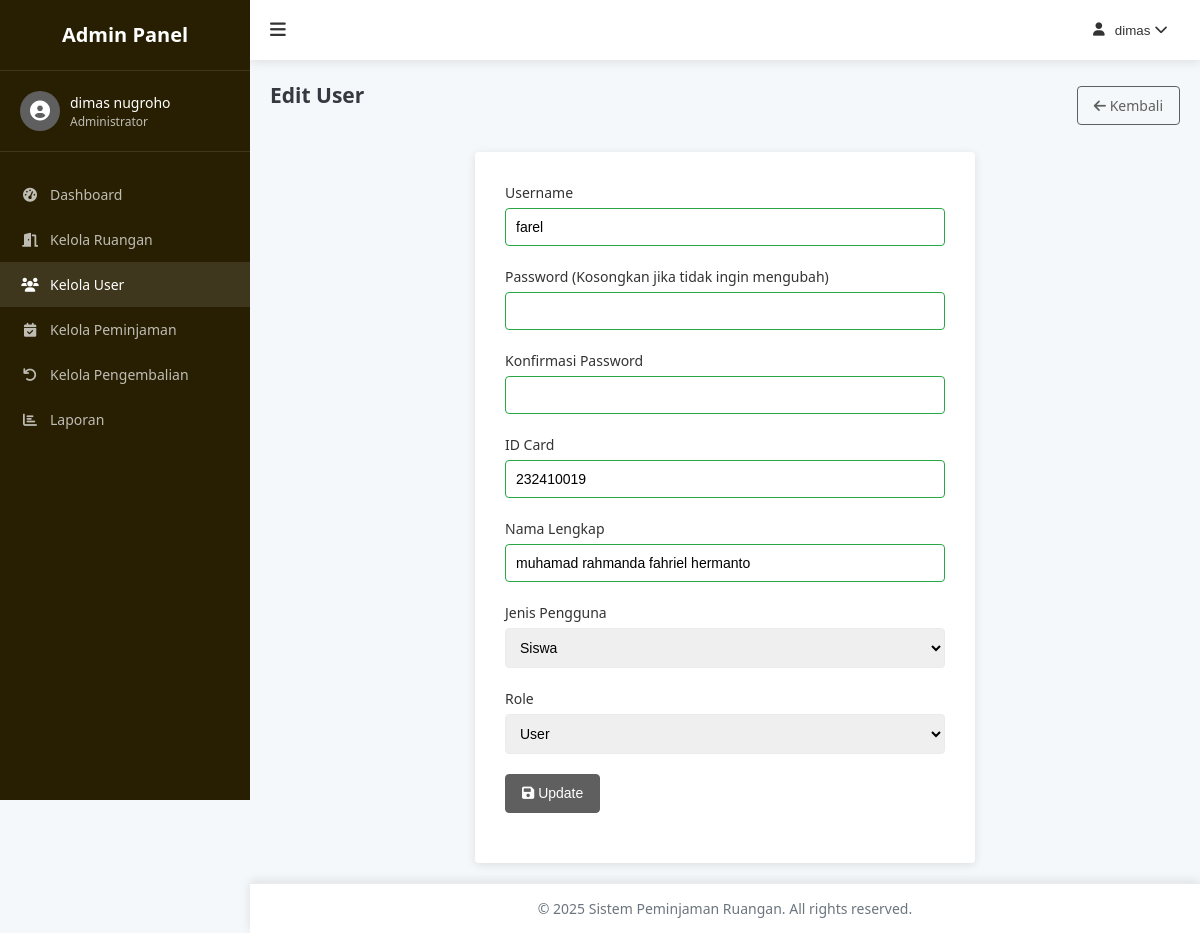
The page /admin/user/edit.php?id=1 (signed in) on the database its author committed.
### tables this page shows
CREATE TABLE `users` (
  `user_id` int NOT NULL,
  `id_card` varchar(22) NOT NULL,
  `username` varchar(11) NOT NULL,
  `password` varchar(60) NOT NULL,
  `role` varchar(40) NOT NULL,
  `jenis_pengguna` varchar(50) NOT NULL,
  `nama_lengkap` varchar(100) NOT NULL
);

### config/functions.php (called while the page is built, shortened)
<?php
function sanitize($data) {
    global $conn;
    $data = trim($data);
    $data = stripslashes($data);
    $data = htmlspecialchars($data);
    $data = $conn->real_escape_string($data);
    return $data;
}
function getUserById($id) {
    global $conn;
    $id = sanitize($id);
    $query = "SELECT * FROM users WHERE user_id = '$id'";
    $result = $conn->query($query);
    if ($result->num_rows === 1) {
        return $result->fetch_assoc();
    }
    return false;
}
?>

### admin/user/edit.php (the view, shortened to what this page needs)
<?php
require_once '../../config/database.php';
require_once '../../config/functions.php';
$userId = $_GET['id'];
$user = getUserById($userId);
?>
<!DOCTYPE html>
<html lang="en">
<head>
    <link rel="stylesheet" href="../../assets/css/style.css">
    <link rel="stylesheet" href="../../assets/css/admin.css">
    <link rel="stylesheet" href="https://cdnjs.cloudflare.com/ajax/libs/font-awesome/6.0.0-beta3/css/all.min.css">
</head>
<body>
    <div class="admin-container">
        <?php include '../includes/sidebar.php'; ?>
        <div class="admin-content">
            <?php include '../includes/header.php'; ?>
            <main class="admin-main">
                <div class="page-header">
                    <h2>Edit User</h2>
                    <a href="index.php" class="btn btn-outline">
                        <i class="fas fa-arrow-left"></i> Kembali
                    </a>
                </div>
                <div class="form-container">
                    <form action="edit.php?id=<?php echo $userId; ?>" method="post">
                        <div class="form-group">
                            <label for="username">Username</label>
                            <input type="text" id="username" name="username" value="<?php echo htmlspecialchars($user['username']); ?>" required>
                        </div>
                        <div class="form-group">
                            <label for="password">Password (Kosongkan jika tidak ingin mengubah)</label>
                            <input type="password" id="password" name="password">
                        </div>
                        <div class="form-group">
                            <label for="confirm_password">Konfirmasi Password</label>
                            <input type="password" id="confirm_password" name="confirm_password">
                        </div>
                        <div class="form-group">
                            <label for="id_card">ID Card</label>
                            <input type="text" id="id_card" name="id_card" value="<?php echo htmlspecialchars($user['id_card']); ?>" required>
                        </div>
                        <div class="form-group">
                            <label for="nama_lengkap">Nama Lengkap</label>
                            <input type="text" id="nama_lengkap" name="nama_lengkap" value="<?php echo htmlspecialchars($user['nama_lengkap']); ?>" required>
                        </div>
                        <div class="form-group">
                            <label for="jenis_pengguna">Jenis Pengguna</label>
                            <select id="jenis_pengguna" name="jenis_pengguna" required>
                                <option value="siswa" <?php echo $user['jenis_pengguna'] === 'siswa' ? 'selected' : ''; ?>>Siswa</option>
                            </select>
                        </div>
                        <div class="form-group">
                            <label for="role">Role</label>
                            <select id="role" name="role" required>
                                <option value="user" <?php echo $user['role'] === 'user' ? 'selected' : ''; ?>>User</option>
                            </select>
                        </div>
                        <div class="form-group">
                            <button type="submit" class="btn btn-primary">
                                <i class="fas fa-save"></i> Update
                            </button>
                        </div>
                    </form>
                </div>
            </main>
            <?php include '../includes/footer.php'; ?>
        </div>
    </div>
</body>
</html>

### assets/css/style.css (style rules this page uses)
:root { --primary-color: #5f5f5f; --primary-dark: #3a56d4; --secondary-color: #6c757d; --success-color: #28a745; --danger-color: #dc3545; --warning-color: #ffc107; --info-color: #17a2b8; --light-color: #f8f9fa; --dark-color: #343a40; --body-bg: #f5f8fa; --card-bg: #ffffff; --text-color: #333333; --border-color: #e9ecef; --sidebar-width: 250px; --header-height: 60px; --footer-height: 50px; --border-radius: 4px; --box-shadow: 0 2px 10px rgba(0, 0, 0, 0.1); --transition: all 0.3s ease; }
* { margin: 0; padding: 0; box-sizing: border-box; }
body { font-family: "Segoe UI", Tahoma, Geneva, Verdana, sans-serif; font-size: 14px; line-height: 1.5; color: var(--text-color); background-color: var(--body-bg); }
a { color: var(--primary-color); text-decoration: none; transition: var(--transition); }
main { padding: 30px 0; }
.btn { display: inline-block; font-weight: 500; text-align: center; white-space: nowrap; vertical-align: middle; user-select: none; border: 1px solid transparent; padding: 8px 16px; font-size: 14px; line-height: 1.5; border-radius: var(--border-radius); transition: var(--transition); cursor: pointer; }
.btn-primary { color: #fff; background-color: var(--primary-color); border-color: var(--primary-color); }
.btn-outline { color: var(--primary-color); background-color: transparent; border-color: var(--primary-color); }
.form-container { background-color: var(--card-bg); border-radius: var(--border-radius); padding: 30px; box-shadow: var(--box-shadow); width: 100%; max-width: 500px; margin: 0 auto; }
.form-group { margin-bottom: 20px; }
.form-group label { display: block; margin-bottom: 5px; font-weight: 500; }
.form-group input, .form-group select, .form-group textarea { width: 100%; padding: 10px; border: 1px solid var(--border-color); border-radius: var(--border-radius); font-size: 14px; transition: var(--transition); }

### assets/css/admin.css (style rules this page uses)
.admin-container { display: flex; min-height: 100vh; }
.admin-content { flex: 1; margin-left: var(--sidebar-width); transition: var(--transition); }
.admin-main { padding: 20px; min-height: calc(100vh - var(--header-height) - var(--footer-height)); }
.admin-main h2 { margin-bottom: 20px; color: var(--dark-color); }
.page-header { display: flex; justify-content: space-between; align-items: center; margin-bottom: 20px; }
input:valid { border-color: var(--success-color); }

### rows shown on the page
users: username "farel", id_card "232410019", nama_lengkap "muhamad rahmanda fahriel hermanto", jenis_pengguna "Siswa", role "User"

### other values the page prints
$_SESSION['nama_lengkap'] "dimas nugroho"
$_SESSION['username'] "dimas"
